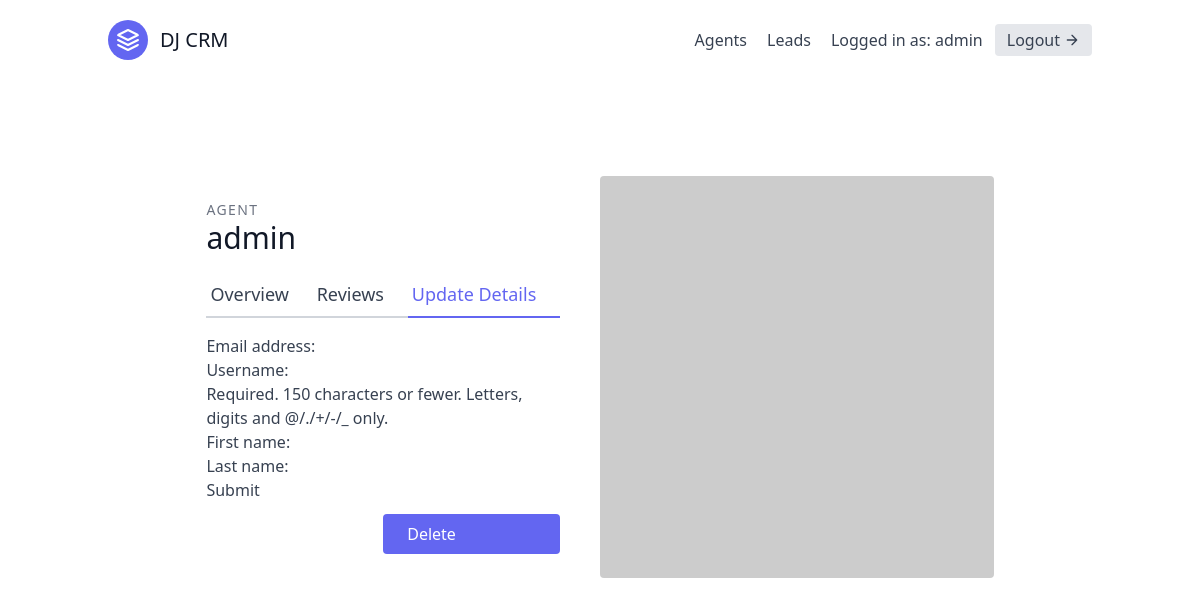
/agents/1/update/ (signed in), run on an earlier commit of the app's database.
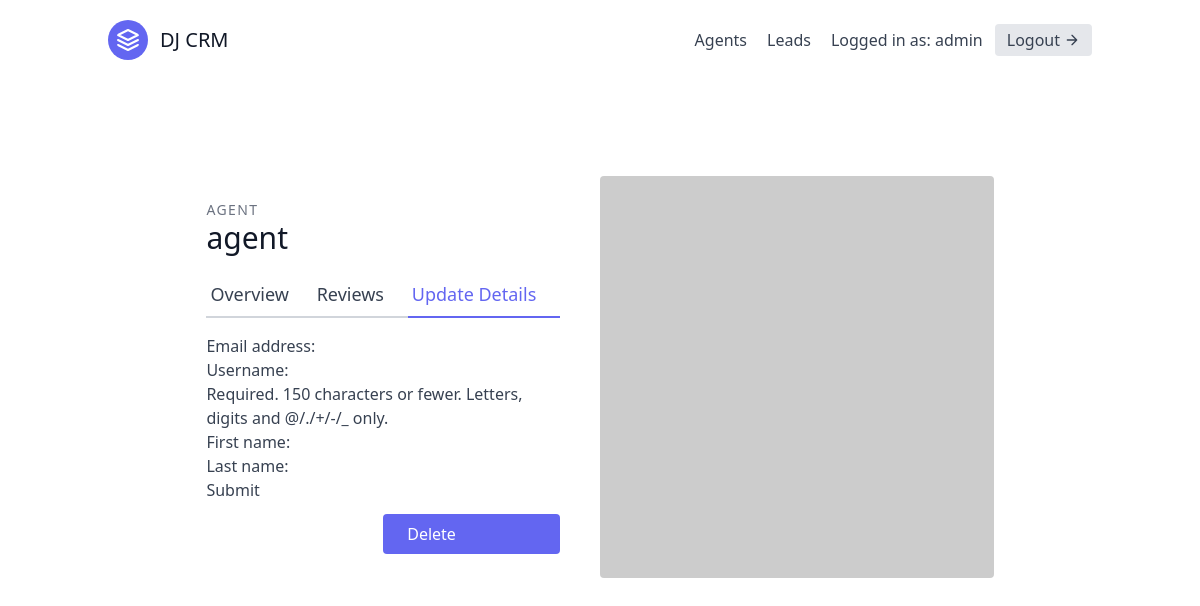
And on a later commit of the database.
### leads/models.py (models this page shows, shortened)
class Agent(models.Model):
    user = models.OneToOneField(User, on_delete=models.CASCADE)
    organisation = models.ForeignKey(UserProfile, on_delete=models.CASCADE)

class User(AbstractUser):
    is_organisor = models.BooleanField(default=True)
    is_agent = models.BooleanField(default=False)

### agents/views.py (the view, shortened to what this page needs)
# urls.py: path('<int:pk>/update/', AgentUpdateView.as_view(), name='agent-update'),
class AgentUpdateView(OrganisorAndLoginRequiredMixin, generic.UpdateView):
    template_name = "agents/agent_update.html"
    form_class = AgentModelForm
    def get_queryset(self):
        organisation = self.request.user.userprofile
        return Agent.objects.filter(organisation = organisation)

### agents/forms.py
class AgentModelForm(forms.ModelForm):
    class Meta:
        model = User
        fields = (
            'email',
            'username',
            'first_name',
            'last_name',
        )

### agents/mixins.py (called while the page is built)
    def dispatch(self, request, *args, **kwargs):
        if not request.user.is_authenticated or not request.user.is_organisor:
            return redirect('leads:lead-list')
        return super().dispatch(request, *args, **kwargs)

### agents/templates/agents/agent_update.html (shortened to what this page needs)
{% extends "_base.html" %}
{% block content %}
<section class="text-gray-700 body-font overflow-hidden">
    <div class="container px-5 py-24 mx-auto">
      <div class="lg:w-4/5 mx-auto flex flex-wrap">
        <div class="lg:w-1/2 w-full lg:pr-10 lg:py-6 mb-6 lg:mb-0">
            <h2 class="text-sm title-font text-gray-500 tracking-widest">AGENT</h2>
            <h1 class="text-gray-900 text-3xl title-font font-medium mb-4">{{ agent.user.username }}</h1>
            <div class="flex mb-4">
                <a href="{% url 'agents:agent-detail' agent.pk %}" class="flex-grow border-b-2 border-gray-300 py-2 text-lg px-1">
                    Overview
                </a>
                <a class="flex-grow border-b-2 border-gray-300 py-2 text-lg px-1">
                    Reviews
                </a>
                <a href="{% url 'agents:agent-update' agent.pk %}" class="flex-grow text-indigo-500 border-b-2 border-indigo-500 py-2 text-lg px-1">
                    Update Details
                </a>
            </div>
            <form form method="post">
                {{ form.as_p }}
                <button type="submit">Submit</button>
            </form>
            <a href="{% url 'agents:agent-delete' agent.pk %}" class="w-1/2 mt-3 flex ml-auto text-white bg-indigo-500 border-0 py-2 px-6 focus:outline-none hover:bg-indigo-600 rounded">
                Delete
            </a>
        </div>
        <img alt="ecommerce" class="lg:w-1/2 w-full lg:h-auto h-64 object-cover object-center rounded" src="https://dummyimage.com/400x400">
      </div>
    </div>
  </section>
{% endblock content %}

What changed in the data, as far as the page shows it:
changed Agent: user.username "admin" → "agent"
